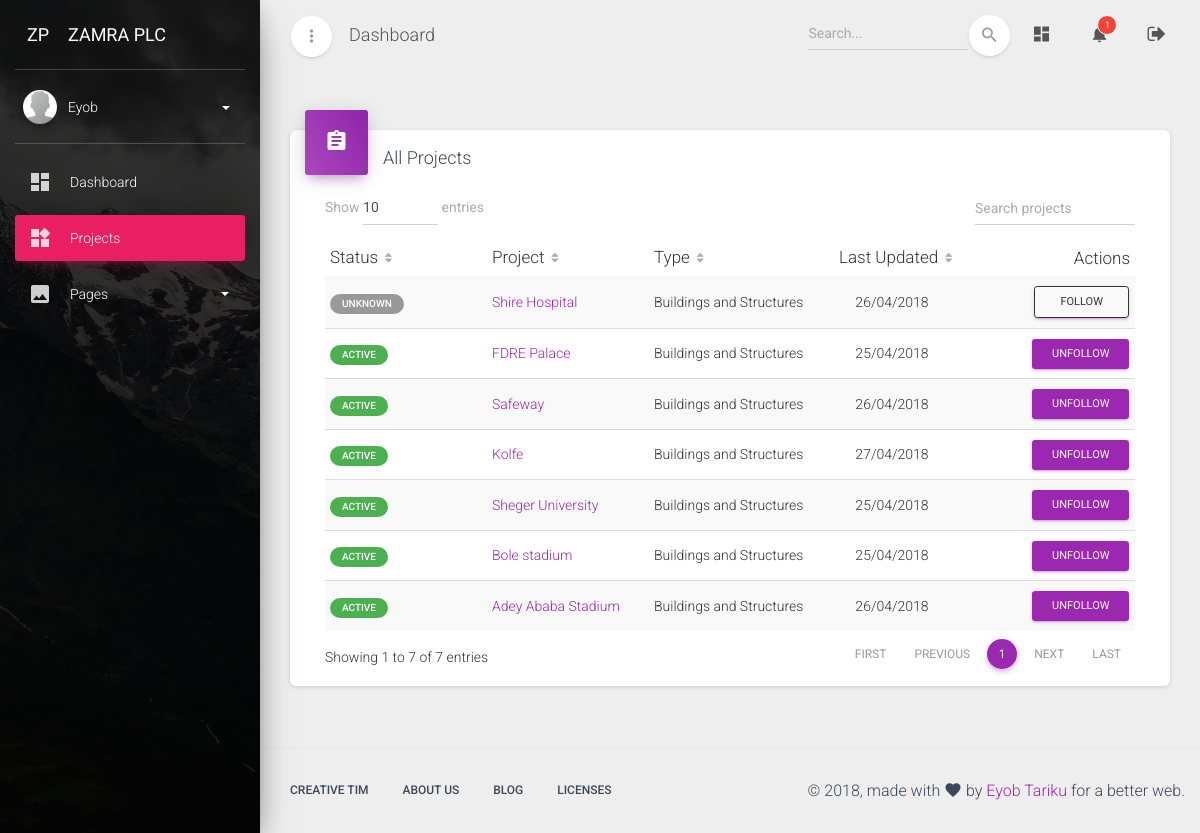
Page /dashboard/projects/ (signed in) on the committed database.
### dashboard/models.py (models this page shows, shortened)
class CustomUser(AbstractUser):
    avatar = models.ImageField(upload_to='avatars/', null=True, blank=True)
    full_name = models.CharField(max_length=120)
    job_title = models.CharField(max_length=100)
    bio = models.TextField('Short Bio', null=True, blank=True)
    projects_followed = models.ManyToManyField(
        'Project',
        related_name='followers',
        blank=True
    )
    projects_administered = models.ManyToManyField(
        'Project',
        related_name='admins',
        blank=True
    )
    def get_full_name(self):
        return self.full_name
    def get_screen_name(self):
        if self.full_name:
            return self.get_full_name()
        else:
            return self.username
    def unseen_notifications(self, *args, **kwargs):
        return self.received_notifications.filter(is_seen=False)

class Base(models.Model):
    created_at = models.DateTimeField(
        auto_now_add=True,
        help_text='Record created date and time'
    )
    updated_at = models.DateTimeField(
        auto_now=True,
        help_text='Record last updated date and time'
    )
    class Meta:
        abstract = True

class Project(Base):
    CONSTRUCTION_TYPE_CHOICES = (
        ('builiding', 'Buildings and Structures'),
        ('road', 'Road and Highway'),
        ('water', 'Water and Irrigations'),
    )
    PROJECT_STATUS_CHOICES = (
        (1, 'Unknown'),
        (2, 'Mobilization'),
        (3, 'Active'),
        (4, 'Rectification'),
        (5, 'Suspended'),
        (6, 'Terminated'),
        (7, 'Closed'),
    )
    construction_type = models.CharField(
        max_length=60,
        choices=CONSTRUCTION_TYPE_CHOICES,
        default='builiding'
    )
    status = models.IntegerField(
        'Project Status',
        choices=PROJECT_STATUS_CHOICES,
        default=1,
    )
    consultant = models.ForeignKey(Consultant, on_delete=models.CASCADE)
    employer = models.CharField(
        max_length=100,
        help_text='Official full name of the Employer',
    )
    full_name = models.CharField(
        'Official Project Title',
        max_length=100,
        help_text='Official full name of the construction project',
    )
    short_name = models.CharField(
        'Short Unofficial Project Title',
        max_length=100,
        help_text='Short common name of the construction project',
    )
    project_code = models.CharField(
        'Project Code (Optional)',
        max_length=30,
        null=True, blank=True,
    )
    description = models.TextField(
        'Short Project Description',
        null=True, blank=True,
        help_text='Short description of the construction project. (Optional)',
    )
    contract_amount = models.DecimalField(
        max_digits=16, decimal_places=2,
        help_text='Project contract amount in ETB (before VAT)',
    )
    signing_date = models.DateField(
        'Agreement Signing Date',
        null=True, blank=True,
    )
    site_handover = models.DateField(
        'Site Handover Date',
        null=True, blank=True,
    )
    commencement_date = models.DateField('commencement Date')
    period = models.PositiveIntegerField(
        'Contract Period',
        help_text='Project life time in calendar days'
    )
    created_by = models.ForeignKey(
        CustomUser,
        related_name='projects',
        null=True,
        on_delete=models.SET_NULL,
    )
    notifications = GenericRelation(Notification)
    tracker = FieldTracker()
    objects = models.Manager()
    my_projects = managers.ProjectManager()
    class Meta:
        ordering = ['status', '-updated_at', 'short_name', ]
        get_latest_by = 'updated_at'
        permissions = (
            ('admin_project', 'Administer Project'),
        )
    def get_absolute_url(self):
        return reverse('dashboard:project-detail', args=[str(self.pk)])
    def get_status_label(self):
        if self.status == 2:
            return utils.status_label(
                btn='badge-primary',
                status=self.get_status_display()
            )
        elif self.status == 3:
            return utils.status_label(
                btn='badge-success',
                status=self.get_status_display()
            )
        elif self.status == 4:
            return utils.status_label(
                btn='badge-info',
                status=self.get_status_display()
            )
        elif self.status == 5:
            return utils.status_label(
                btn='badge-warning',
                status=self.get_status_display()
            )
        elif self.status == 6:
            return utils.status_label(
                btn='badge-danger',
                status=self.get_status_display()
            )
        else:
            return utils.status_label(
                btn='badge-default',
                status=self.get_status_display()
            )

### dashboard/views/projects.py (the view, shortened to what this page needs)
# urls.py: path('projects/', projects.ProjectList.as_view(), name='project-list'),
class ProjectList(LoginRequiredMixin, generic.ListView):
    model = models.Project
    template_name = 'dashboard/projects/project_list.html'
    def get_queryset(self, *args, **kwargs):
        return self.model.my_projects.all().order_by('status')
    def get(self, request, *args, **kwargs):
        subscription = request.GET.get('subscription')
        return super().get(request, *args, **kwargs)
    def get_context_data(self, *args, **kwargs):
        context = super(ProjectList, self).get_context_data(*args, **kwargs)
        context['page_name'] = 'Projects'
        return context

### dashboard/utils.py (called while the page is built)
def status_label(**kwargs):
    btn = kwargs.get('btn', 'btn-default')
    status_message = kwargs.get('status', 'Not Available')
    output = '<span class="badge {}">{}</span>'.format(
        btn,
        status_message,
    )
    return output

### dashboard/templates/dashboard/projects/project_list.html (shortened to what this page needs)
{% extends 'dashboard_base.html' %}
{% block content %}
<div class="row">
    <div class="col-sm-12">
        <div class="card">
          <div class="card-header card-header-primary card-header-icon">
            <div class="card-icon">
              <i class="material-icons">assignment</i>
            </div>
            <h4 class="card-title">All Projects</h4>
          </div>
            <div class="card-body">
                <div class="material-datatables">
                    <table id="projectDatatables" class="table table-striped table-no-bordered table-hover" cellspacing="0" width="100%" style="width:100%">
                        <thead>
                            <tr>
                                <th>Status</th>
                                <th>Project</th>
                                <th>Type</th>
                                <th class="text-center">Last Updated</th>
                                <th class="disabled-sorting text-right">Actions</th>
                            </tr>
                        </thead>
                        <tbody>
                            {% for project in project_list %}
                            <tr>
                                <td>
                                    {% autoescape off %}
                                    {{ project.get_status_label }}
                                    {% endautoescape %}
                                </td>
                                <td>
                                    <a href="{% url 'dashboard:project-detail' project.id %}" title="{{ project.full_name }}">{{ project.short_name }}</a>
                                </td>
                                <td>{{ project.get_construction_type_display }}</td>
                                <td class="text-center">{{ project.updated_at|date:'d/m/Y' }}</td>
                                <td class="text-right">
                                    {% if project in user.projects_followed.all %}
                                    <form>
                                        <button type="submit" class="btn btn-sm btn-primary">Unfollow</button>
                                    </form>
                                    {% else %}
                                    <form>
                                        <button type="submit" class="btn btn-sm btn-outline btn-primary">&nbsp;&nbsp;Follow&nbsp;&nbsp;</button>
                                    </form>
                                    {% endif %}
                                </td>
                            </tr>
                            {% endfor %}
                        </tbody>
                    </table>
                </div>
            </div>
        </div>
    </div>
</div>
{% endblock content %}

### dashboard/templates/dashboard_base.html (shortened to what this page needs)
{% load static %}
<!DOCTYPE html>
<html lang="en">
<head>
  <link rel="stylesheet" href="https://maxcdn.bootstrapcdn.com/font-awesome/latest/css/font-awesome.min.css">
  <link rel="stylesheet" href="{% static 'assets/css/material-dashboard.min.css' %}">
  <link rel="stylesheet" href="{% static 'assets/css/custom.css' %}">
</head>
<body class="">
  <div class="wrapper">
  {% block wrapper %}
    <div class="sidebar" data-color="rose" data-background-color="black" data-image="{% static 'assets/img/sidebar-1.jpg' %}">
    {% block sidebar %}
        <div class="logo">
        {% block logo %}
            <a href="#" class="simple-text logo-mini">
                 ZP
            </a>
            <a href="#" class="simple-text logo-normal">
                 Zamra Plc
            </a>
        {% endblock logo %}
        </div>
        <div class="sidebar-wrapper">
        {% block sidebar_wrapper %}
            <div class="user">
                <div class="photo">
                    {% if user.avatar %}
                    <img src="{% static user.avatar.url %}" alt="Avatar">
                    {% else %}
                    <img src="{% static 'assets/img/default-avatar.png' %}">
                    {% endif %}
                </div>
                <div class="user-info">
                    <a data-toggle="collapse" href="dashboard.html#collapseExample" class="username">
                        <span>
                           {{ user.get_screen_name }}
                          <b class="caret"></b>
                        </span>
                    </a>
                </div>
            </div>
            <ul class="nav">
                <li class="nav-item {% if page_name == 'index' %} active {% endif %} ">
                    <a class="nav-link" href="{% url 'dashboard:index' %}">
                        <i class="material-icons">dashboard</i>
                        <p> Dashboard </p>
                    </a>
                </li>
                <li class="nav-item {% if page_name == 'Projects' %} active {% endif %} ">
                    <a class="nav-link" href="{% url 'dashboard:project-list' %}">
                        <i class="material-icons">widgets</i>
                        <p> Projects </p>
                    </a>
                </li>
                <li class="nav-item ">
                    <a class="nav-link" data-toggle="collapse" href="dashboard.html#pagesExamples">
                        <i class="material-icons">image</i>
                        <p> Pages
                           <b class="caret"></b>
                        </p>
                    </a>
                </li>
            </ul>
        {% endblock sidebar_wrapper %}
        </div>
    {% endblock sidebar %}
    </div>
    <div class="main-panel">
    {% block main_panel %}
        <nav class="navbar navbar-expand-lg navbar-transparent  navbar-absolute fixed-top">
        	<div class="container-fluid">
            <div class="navbar-wrapper">
              <div class="navbar-minimize">
                <button id="minimizeSidebar" class="btn btn-just-icon btn-white btn-fab btn-round">
                    <i class="material-icons text_align-center visible-on-sidebar-regular">more_vert</i>
                </button>
              </div>
        			<a class="navbar-brand" href="dashboard.html#pablo">Dashboard</a>
        		</div>
        	    <div class="collapse navbar-collapse justify-content-end">
              <form class="navbar-form">
                  <div class="input-group no-border">
                      <input type="text" value="" class="form-control" placeholder="Search...">
                      <button type="submit" class="btn btn-white btn-round btn-just-icon">
                        <i class="material-icons">search</i>
                        <div class="ripple-container"></div>
                      </button>
                  </div>
              </form>
        			<ul class="navbar-nav">
        				<li class="nav-item">
        					<a class="nav-link" href="{% url 'dashboard:index' %}">
                    <i class="material-icons">dashboard</i>
        					</a>
        				</li>
        				<li class="nav-item dropdown">
        					<a class="nav-link" href="#" id="navbarDropdownMenuLink" data-toggle="dropdown" aria-haspopup="true" aria-expanded="false">
                    <i class="material-icons">notifications</i>
                    {% if user.unseen_notifications %}
                    <span class="notification">{{ user.unseen_notifications.count }}</span>
                    {% endif %}
        					</a>
        				</li>
        				<li class="nav-item">
        					<a class="nav-link" href="{% url 'dashboard:logout' %}" title="Logout">
                    <i class="fa fa-sign-out"></i>
        					</a>
        				</li>
        			</ul>
        	    </div>
        	</div>
        </nav>
        <div class="content">
          <div class="container-fluid">
            {% block content %}
            {% endblock content %}
        </div>
    {% endblock main_panel %}
    </div>
    {% block footer %}
    <footer class="footer ">
      <div class="container">
          <nav class="pull-left">
              <ul>
                  <li>
                      <a href="https://www.creative-tim.com">
                          Creative Tim
                      </a>
                  </li>
                  <li>
                      <a href="http://presentation.creative-tim.com">
                         About Us
                      </a>
                  </li>
                  <li>
                      <a href="http://blog.creative-tim.com">
                         Blog
                      </a>
                  </li>
                  <li>
                      <a href="https://www.creative-tim.com/license">
                          Licenses
                      </a>
                  </li>
              </ul>
          </nav>
          <div class="copyright pull-right">
              &copy; {% now 'Y' %}, made with <i class="material-icons">favorite</i> by <a href="#" target="_blank">Eyob Tariku</a> for a better web.
          </div>
      </div>
    </footer>
    {% endblock footer %}
  {% endblock wrapper %}
  </div>
</body>
</html>

### rows in the picture
CustomUser: get_screen_name "Eyob", unseen_notifications.count "1"
Project: get_status_label "UNKNOWN", short_name "Shire Hospital", construction_type "Buildings and Structures", updated_at "26/04/2018"
Project: get_status_label "ACTIVE", short_name "FDRE Palace", construction_type "Buildings and Structures", updated_at "25/04/2018"
Project: get_status_label "ACTIVE", short_name "Safeway", construction_type "Buildings and Structures", updated_at "26/04/2018"
Project: get_status_label "ACTIVE", short_name "Kolfe", construction_type "Buildings and Structures", updated_at "27/04/2018"
Project: get_status_label "ACTIVE", short_name "Sheger University", construction_type "Buildings and Structures", updated_at "25/04/2018"
Project: get_status_label "ACTIVE", short_name "Bole stadium", construction_type "Buildings and Structures", updated_at "25/04/2018"
Project: get_status_label "ACTIVE", short_name "Adey Ababa Stadium", construction_type "Buildings and Structures", updated_at "26/04/2018"
